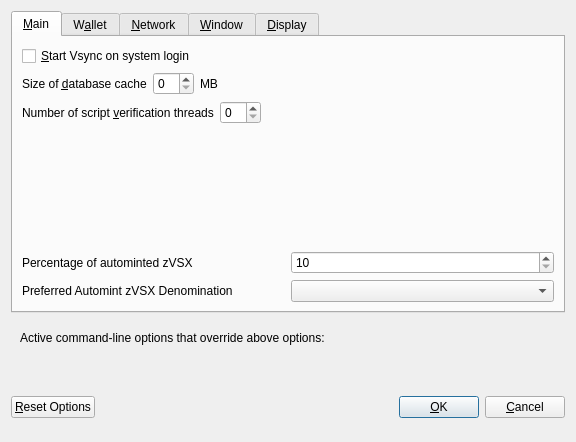
<?xml version="1.0" encoding="UTF-8"?>
<ui version="4.0">
 <class>OptionsDialog</class>
 <widget class="QDialog" name="OptionsDialog">
  <property name="geometry">
   <rect>
    <x>0</x>
    <y>0</y>
    <width>576</width>
    <height>442</height>
   </rect>
  </property>
  <property name="windowTitle">
   <string>Options</string>
  </property>
  <property name="modal">
   <bool>true</bool>
  </property>
  <layout class="QVBoxLayout" name="verticalLayout">
   <item>
    <widget class="QTabWidget" name="tabWidget">
     <property name="currentIndex">
      <number>0</number>
     </property>
     <widget class="QWidget" name="tabMain">
      <attribute name="title">
       <string>&amp;Main</string>
      </attribute>
      <layout class="QVBoxLayout" name="verticalLayout_Main">
       <item>
        <widget class="QCheckBox" name="bitcoinAtStartup">
         <property name="toolTip">
          <string>Automatically start Vsync after logging in to the system.</string>
         </property>
         <property name="text">
          <string>&amp;Start Vsync on system login</string>
         </property>
        </widget>
       </item>
       <item>
        <layout class="QHBoxLayout" name="horizontalLayout_2_Main">
         <item>
          <widget class="QLabel" name="databaseCacheLabel">
           <property name="text">
            <string>Size of &amp;database cache</string>
           </property>
           <property name="textFormat">
            <enum>Qt::PlainText</enum>
           </property>
           <property name="buddy">
            <cstring>databaseCache</cstring>
           </property>
          </widget>
         </item>
         <item>
          <widget class="QSpinBox" name="databaseCache"/>
         </item>
         <item>
          <widget class="QLabel" name="databaseCacheUnitLabel">
           <property name="text">
            <string>MB</string>
           </property>
           <property name="textFormat">
            <enum>Qt::PlainText</enum>
           </property>
          </widget>
         </item>
         <item>
          <spacer name="horizontalSpacer_2_Main">
           <property name="orientation">
            <enum>Qt::Horizontal</enum>
           </property>
           <property name="sizeHint" stdset="0">
            <size>
             <width>40</width>
             <height>20</height>
            </size>
           </property>
          </spacer>
         </item>
        </layout>
       </item>
       <item>
        <layout class="QHBoxLayout" name="horizontalLayout_3_Main">
         <item>
          <widget class="QLabel" name="threadsScriptVerifLabel">
           <property name="text">
            <string>Number of script &amp;verification threads</string>
           </property>
           <property name="textFormat">
            <enum>Qt::PlainText</enum>
           </property>
           <property name="buddy">
            <cstring>threadsScriptVerif</cstring>
           </property>
          </widget>
         </item>
         <item>
          <widget class="QSpinBox" name="threadsScriptVerif">
           <property name="toolTip">
            <string>(0 = auto, &lt;0 = leave that many cores free)</string>
           </property>
          </widget>
         </item>
         <item>
          <spacer name="horizontalSpacer_3_Main">
           <property name="orientation">
            <enum>Qt::Horizontal</enum>
           </property>
           <property name="sizeHint" stdset="0">
            <size>
             <width>40</width>
             <height>20</height>
            </size>
           </property>
          </spacer>
         </item>
        </layout>
       </item>
       <item>
        <spacer name="verticalSpacer_2">
         <property name="orientation">
          <enum>Qt::Vertical</enum>
         </property>
         <property name="sizeHint" stdset="0">
          <size>
           <width>20</width>
           <height>40</height>
          </size>
         </property>
        </spacer>
       </item>
       <item>
        <layout class="QHBoxLayout" name="horizontalLayout_3">
         <item>
          <widget class="QLabel" name="percentage_label">
           <property name="toolTip">
            <string>Percentage of incoming VSX which get automatically converted to zVSX via Zerocoin Protocol (min: 10%)</string>
           </property>
           <property name="text">
            <string>Percentage of autominted zVSX</string>
           </property>
          </widget>
         </item>
         <item>
          <widget class="QSpinBox" name="zeromintPercentage">
           <property name="minimum">
            <number>10</number>
           </property>
           <property name="maximum">
            <number>100</number>
           </property>
          </widget>
         </item>
        </layout>
       </item>
       <item>
        <layout class="QHBoxLayout" name="horizontalLayout" stretch="0,0">
         <property name="sizeConstraint">
          <enum>QLayout::SetFixedSize</enum>
         </property>
         <item>
          <widget class="QLabel" name="labelPreferredDenom">
           <property name="maximumSize">
            <size>
             <width>16777215</width>
             <height>16777215</height>
            </size>
           </property>
           <property name="toolTip">
            <string>Wait with automatic conversion to Zerocoin until enough VSX for this denomination is available</string>
           </property>
           <property name="text">
            <string>Preferred Automint zVSX Denomination</string>
           </property>
          </widget>
         </item>
         <item>
          <widget class="QComboBox" name="preferredDenom">
           <property name="maximumSize">
            <size>
             <width>16777215</width>
             <height>27</height>
            </size>
           </property>
           <property name="toolTip">
            <string>Wait with automatic conversion to Zerocoin until enough VSX for this denomination is available</string>
           </property>
           <property name="maxVisibleItems">
            <number>9</number>
           </property>
           <property name="maxCount">
            <number>9</number>
           </property>
          </widget>
         </item>
        </layout>
       </item>
      </layout>
     </widget>
     <widget class="QWidget" name="tabWallet">
      <attribute name="title">
       <string>W&amp;allet</string>
      </attribute>
      <layout class="QVBoxLayout" name="verticalLayout_Wallet">
       <item>
        <widget class="QGroupBox" name="groupBox">
         <property name="title">
          <string>Expert</string>
         </property>
         <layout class="QVBoxLayout" name="verticalLayout_2">
          <item>
           <widget class="QCheckBox" name="coinControlFeatures">
            <property name="toolTip">
             <string>Whether to show coin control features or not.</string>
            </property>
            <property name="text">
             <string>Enable coin &amp;control features</string>
            </property>
           </widget>
          </item>
          <item>
           <widget class="QCheckBox" name="showMasternodesTab">
            <property name="toolTip">
             <string>Show additional tab listing all your masternodes in first sub-tab&lt;br/&gt;and all masternodes on the network in second sub-tab.</string>
            </property>
            <property name="text">
             <string>Show Masternodes Tab</string>
            </property>
           </widget>
          </item>
          <item>
           <widget class="QCheckBox" name="spendZeroConfChange">
            <property name="toolTip">
             <string>If you disable the spending of unconfirmed change, the change from a transaction&lt;br/&gt;cannot be used until that transaction has at least one confirmation.&lt;br/&gt;This also affects how your balance is computed.</string>
            </property>
            <property name="text">
             <string>&amp;Spend unconfirmed change</string>
            </property>
           </widget>
          </item>
         </layout>
        </widget>
       </item>
       <item>
        <spacer name="verticalSpacer_Wallet">
         <property name="orientation">
          <enum>Qt::Vertical</enum>
         </property>
         <property name="sizeHint" stdset="0">
          <size>
           <width>20</width>
           <height>40</height>
          </size>
         </property>
        </spacer>
       </item>
      </layout>
     </widget>
     <widget class="QWidget" name="tabNetwork">
      <attribute name="title">
       <string>&amp;Network</string>
      </attribute>
      <layout class="QVBoxLayout" name="verticalLayout_Network">
       <item>
        <widget class="QCheckBox" name="mapPortUpnp">
         <property name="toolTip">
          <string>Automatically open the Vsync client port on the router. This only works when your router supports UPnP and it is enabled.</string>
         </property>
         <property name="text">
          <string>Map port using &amp;UPnP</string>
         </property>
        </widget>
       </item>
       <item>
        <widget class="QCheckBox" name="allowIncoming">
         <property name="toolTip">
          <string>Accept connections from outside</string>
         </property>
         <property name="text">
          <string>Allow incoming connections</string>
         </property>
        </widget>
       </item>
       <item>
        <widget class="QCheckBox" name="connectSocks">
         <property name="toolTip">
          <string>Connect to the Vsync network through a SOCKS5 proxy.</string>
         </property>
         <property name="text">
          <string>&amp;Connect through SOCKS5 proxy (default proxy):</string>
         </property>
        </widget>
       </item>
       <item>
        <layout class="QHBoxLayout" name="horizontalLayout_1_Network">
         <item>
          <widget class="QLabel" name="proxyIpLabel">
           <property name="text">
            <string>Proxy &amp;IP:</string>
           </property>
           <property name="textFormat">
            <enum>Qt::PlainText</enum>
           </property>
           <property name="buddy">
            <cstring>proxyIp</cstring>
           </property>
          </widget>
         </item>
         <item>
          <widget class="QValidatedLineEdit" name="proxyIp">
           <property name="minimumSize">
            <size>
             <width>140</width>
             <height>0</height>
            </size>
           </property>
           <property name="maximumSize">
            <size>
             <width>140</width>
             <height>16777215</height>
            </size>
           </property>
           <property name="toolTip">
            <string>IP address of the proxy (e.g. IPv4: 127.0.0.1 / IPv6: ::1)</string>
           </property>
          </widget>
         </item>
         <item>
          <widget class="QLabel" name="proxyPortLabel">
           <property name="text">
            <string>&amp;Port:</string>
           </property>
           <property name="textFormat">
            <enum>Qt::PlainText</enum>
           </property>
           <property name="buddy">
            <cstring>proxyPort</cstring>
           </property>
          </widget>
         </item>
         <item>
          <widget class="QLineEdit" name="proxyPort">
           <property name="minimumSize">
            <size>
             <width>55</width>
             <height>0</height>
            </size>
           </property>
           <property name="maximumSize">
            <size>
             <width>55</width>
             <height>16777215</height>
            </size>
           </property>
           <property name="toolTip">
            <string>Port of the proxy (e.g. 9050)</string>
           </property>
          </widget>
         </item>
         <item>
          <spacer name="horizontalSpacer_1_Network">
           <property name="orientation">
            <enum>Qt::Horizontal</enum>
           </property>
           <property name="sizeHint" stdset="0">
            <size>
             <width>40</width>
             <height>20</height>
            </size>
           </property>
          </spacer>
         </item>
        </layout>
       </item>
       <item>
        <spacer name="verticalSpacer_Network">
         <property name="orientation">
          <enum>Qt::Vertical</enum>
         </property>
         <property name="sizeHint" stdset="0">
          <size>
           <width>20</width>
           <height>40</height>
          </size>
         </property>
        </spacer>
       </item>
      </layout>
     </widget>
     <widget class="QWidget" name="tabWindow">
      <attribute name="title">
       <string>&amp;Window</string>
      </attribute>
      <layout class="QVBoxLayout" name="verticalLayout_Window">
       <item>
        <widget class="QCheckBox" name="minimizeToTray">
         <property name="toolTip">
          <string>Show only a tray icon after minimizing the window.</string>
         </property>
         <property name="text">
          <string>&amp;Minimize to the tray instead of the taskbar</string>
         </property>
        </widget>
       </item>
       <item>
        <widget class="QCheckBox" name="minimizeOnClose">
         <property name="toolTip">
          <string>Minimize instead of exit the application when the window is closed. When this option is enabled, the application will be closed only after selecting Quit in the menu.</string>
         </property>
         <property name="text">
          <string>M&amp;inimize on close</string>
         </property>
        </widget>
       </item>
       <item>
        <spacer name="verticalSpacer_Window">
         <property name="orientation">
          <enum>Qt::Vertical</enum>
         </property>
         <property name="sizeHint" stdset="0">
          <size>
           <width>20</width>
           <height>40</height>
          </size>
         </property>
        </spacer>
       </item>
      </layout>
     </widget>
     <widget class="QWidget" name="tabDisplay">
      <attribute name="title">
       <string>&amp;Display</string>
      </attribute>
      <layout class="QVBoxLayout" name="verticalLayout_Display">
       <item>
        <layout class="QHBoxLayout" name="horizontalLayout_1_Display">
         <item>
          <widget class="QLabel" name="langLabel">
           <property name="text">
            <string>User Interface &amp;language:</string>
           </property>
           <property name="textFormat">
            <enum>Qt::PlainText</enum>
           </property>
           <property name="buddy">
            <cstring>lang</cstring>
           </property>
          </widget>
         </item>
         <item>
          <widget class="QValueComboBox" name="lang">
           <property name="toolTip">
            <string>The user interface language can be set here. This setting will take effect after restarting Vsync.</string>
           </property>
          </widget>
         </item>
        </layout>
       </item>
       <item>
        <widget class="QLabel" name="label_3">
         <property name="toolTip">
          <string notr="true"/>
         </property>
         <property name="statusTip">
          <string notr="true"/>
         </property>
         <property name="whatsThis">
          <string notr="true"/>
         </property>
         <property name="accessibleName">
          <string notr="true"/>
         </property>
         <property name="text">
          <string>Language missing or translation incomplete? Help contributing translations here:
https://www.transifex.com/vsync-project/vsync-project-translations</string>
         </property>
         <property name="wordWrap">
          <bool>true</bool>
         </property>
         <property name="openExternalLinks">
          <bool>true</bool>
         </property>
         <property name="textInteractionFlags">
          <set>Qt::TextBrowserInteraction</set>
         </property>
        </widget>
       </item>
       <item>
        <layout class="QHBoxLayout" name="horizontalLayout_4_Display" stretch="0,0">
         <item>
          <widget class="QLabel" name="themeLabel">
           <property name="text">
            <string>User Interface Theme:</string>
           </property>
          </widget>
         </item>
         <item>
          <widget class="QValueComboBox" name="theme"/>
         </item>
        </layout>
       </item>
       <item>
        <widget class="Line" name="line">
         <property name="orientation">
          <enum>Qt::Horizontal</enum>
         </property>
        </widget>
       </item>
       <item>
        <layout class="QHBoxLayout" name="horizontalLayout_2_Display">
         <item>
          <widget class="QLabel" name="unitLabel">
           <property name="text">
            <string>&amp;Unit to show amounts in:</string>
           </property>
           <property name="textFormat">
            <enum>Qt::PlainText</enum>
           </property>
           <property name="buddy">
            <cstring>unit</cstring>
           </property>
          </widget>
         </item>
         <item>
          <widget class="QValueComboBox" name="unit">
           <property name="toolTip">
            <string>Choose the default subdivision unit to show in the interface and when sending coins.</string>
           </property>
          </widget>
         </item>
        </layout>
       </item>
       <item>
        <layout class="QHBoxLayout" name="horizontalLayout_5_Display">
         <item>
          <widget class="QLabel" name="digitsLabel">
           <property name="text">
            <string>Decimal digits</string>
           </property>
          </widget>
         </item>
         <item>
          <widget class="QValueComboBox" name="digits"/>
         </item>
        </layout>
       </item>
       <item>
        <layout class="QHBoxLayout" name="horizontalLayout_3_Display">
         <item>
          <widget class="QLabel" name="thirdPartyTxUrlsLabel">
           <property name="toolTip">
            <string>Third party URLs (e.g. a block explorer) that appear in the transactions tab as context menu items. %s in the URL is replaced by transaction hash. Multiple URLs are separated by vertical bar |.</string>
           </property>
           <property name="text">
            <string>Third party transaction URLs</string>
           </property>
           <property name="buddy">
            <cstring>thirdPartyTxUrls</cstring>
           </property>
          </widget>
         </item>
         <item>
          <widget class="QLineEdit" name="thirdPartyTxUrls">
           <property name="toolTip">
            <string>Third party URLs (e.g. a block explorer) that appear in the transactions tab as context menu items. %s in the URL is replaced by transaction hash. Multiple URLs are separated by vertical bar |.</string>
           </property>
          </widget>
         </item>
        </layout>
       </item>
       <item>
        <spacer name="verticalSpacer">
         <property name="orientation">
          <enum>Qt::Vertical</enum>
         </property>
         <property name="sizeHint" stdset="0">
          <size>
           <width>20</width>
           <height>40</height>
          </size>
         </property>
        </spacer>
       </item>
      </layout>
     </widget>
    </widget>
   </item>
   <item>
    <widget class="QFrame" name="frame">
     <layout class="QVBoxLayout" name="verticalLayout_Bottom">
      <item>
       <layout class="QHBoxLayout" name="horizontalLayout_Bottom">
        <item>
         <widget class="QLabel" name="overriddenByCommandLineInfoLabel">
          <property name="text">
           <string>Active command-line options that override above options:</string>
          </property>
          <property name="textFormat">
           <enum>Qt::PlainText</enum>
          </property>
         </widget>
        </item>
        <item>
         <spacer name="horizontalSpacer_Bottom">
          <property name="orientation">
           <enum>Qt::Horizontal</enum>
          </property>
          <property name="sizeHint" stdset="0">
           <size>
            <width>40</width>
            <height>20</height>
           </size>
          </property>
         </spacer>
        </item>
       </layout>
      </item>
      <item>
       <widget class="QLabel" name="overriddenByCommandLineLabel">
        <property name="text">
         <string/>
        </property>
        <property name="textFormat">
         <enum>Qt::PlainText</enum>
        </property>
        <property name="wordWrap">
         <bool>true</bool>
        </property>
       </widget>
      </item>
     </layout>
    </widget>
   </item>
   <item>
    <layout class="QHBoxLayout" name="horizontalLayout_Buttons">
     <item>
      <widget class="QPushButton" name="resetButton">
       <property name="toolTip">
        <string>Reset all client options to default.</string>
       </property>
       <property name="text">
        <string>&amp;Reset Options</string>
       </property>
       <property name="autoDefault">
        <bool>false</bool>
       </property>
      </widget>
     </item>
     <item>
      <spacer name="horizontalSpacer_1">
       <property name="orientation">
        <enum>Qt::Horizontal</enum>
       </property>
       <property name="sizeHint" stdset="0">
        <size>
         <width>40</width>
         <height>48</height>
        </size>
       </property>
      </spacer>
     </item>
     <item>
      <widget class="QLabel" name="statusLabel">
       <property name="minimumSize">
        <size>
         <width>200</width>
         <height>0</height>
        </size>
       </property>
       <property name="font">
        <font>
         <weight>75</weight>
         <bold>true</bold>
        </font>
       </property>
       <property name="text">
        <string/>
       </property>
       <property name="textFormat">
        <enum>Qt::PlainText</enum>
       </property>
       <property name="wordWrap">
        <bool>true</bool>
       </property>
      </widget>
     </item>
     <item>
      <spacer name="horizontalSpacer_2">
       <property name="orientation">
        <enum>Qt::Horizontal</enum>
       </property>
       <property name="sizeHint" stdset="0">
        <size>
         <width>40</width>
         <height>48</height>
        </size>
       </property>
      </spacer>
     </item>
     <item>
      <widget class="QPushButton" name="okButton">
       <property name="text">
        <string>&amp;OK</string>
       </property>
       <property name="autoDefault">
        <bool>false</bool>
       </property>
       <property name="default">
        <bool>true</bool>
       </property>
      </widget>
     </item>
     <item>
      <widget class="QPushButton" name="cancelButton">
       <property name="text">
        <string>&amp;Cancel</string>
       </property>
       <property name="autoDefault">
        <bool>false</bool>
       </property>
      </widget>
     </item>
    </layout>
   </item>
  </layout>
 </widget>
 <customwidgets>
  <customwidget>
   <class>QValidatedLineEdit</class>
   <extends>QLineEdit</extends>
   <header>qvalidatedlineedit.h</header>
  </customwidget>
  <customwidget>
   <class>QValueComboBox</class>
   <extends>QComboBox</extends>
   <header>qvaluecombobox.h</header>
  </customwidget>
 </customwidgets>
 <resources/>
 <connections/>
</ui>
